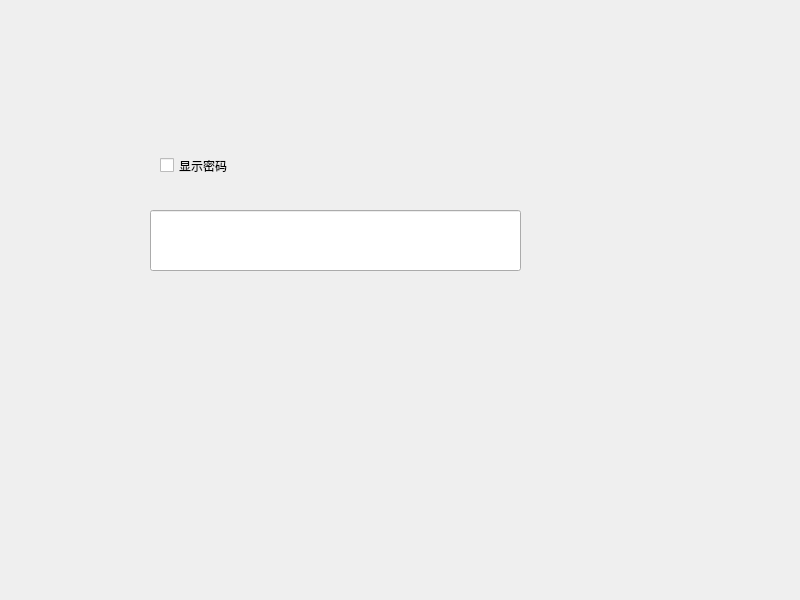
<?xml version="1.0" encoding="UTF-8"?>
<ui version="4.0">
 <class>Widget</class>
 <widget class="QWidget" name="Widget">
  <property name="geometry">
   <rect>
    <x>0</x>
    <y>0</y>
    <width>800</width>
    <height>600</height>
   </rect>
  </property>
  <property name="windowTitle">
   <string>Widget</string>
  </property>
  <widget class="QLineEdit" name="lineEdit">
   <property name="geometry">
    <rect>
     <x>150</x>
     <y>210</y>
     <width>371</width>
     <height>61</height>
    </rect>
   </property>
  </widget>
  <widget class="QCheckBox" name="checkBox">
   <property name="geometry">
    <rect>
     <x>160</x>
     <y>140</y>
     <width>301</width>
     <height>51</height>
    </rect>
   </property>
   <property name="text">
    <string>显示密码</string>
   </property>
  </widget>
 </widget>
 <resources/>
 <connections/>
</ui>
